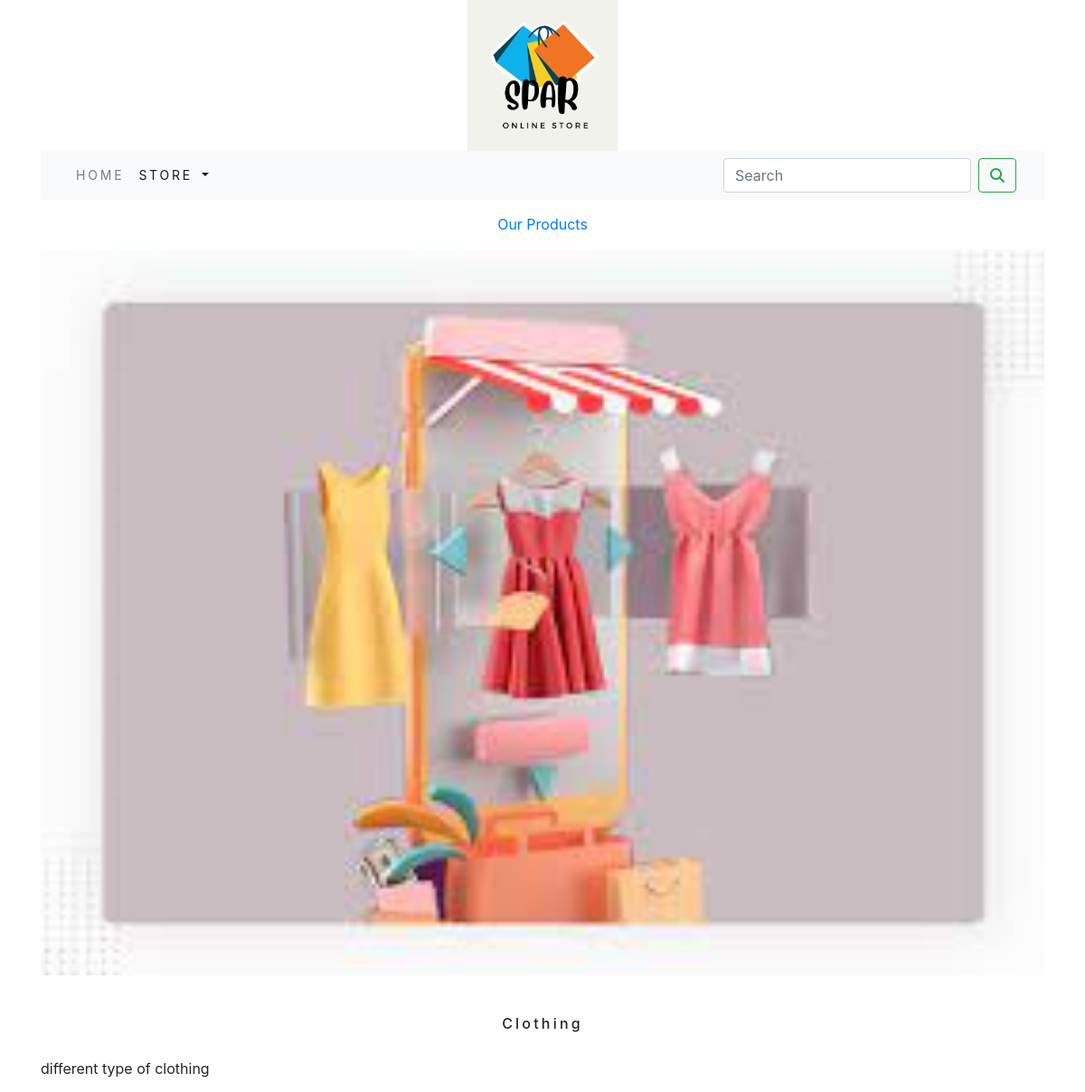
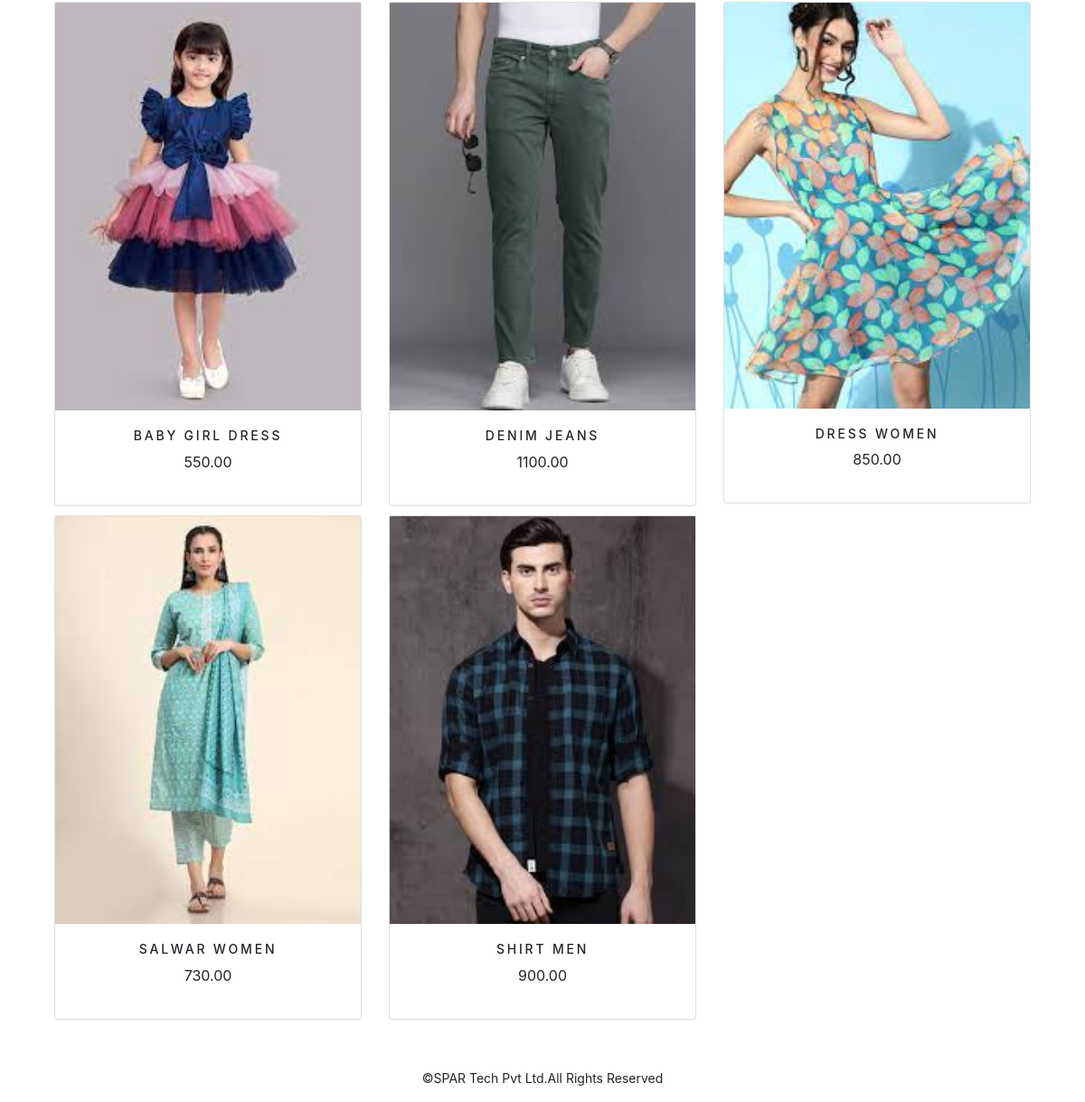
The page /shop/clothing/ on the database its author committed (2 pictures, top to bottom).
### shop/models.py (models this page shows, shortened)
class Category(models.Model):
    name=models.CharField(max_length=250,unique=True)
    slug=models.SlugField(max_length=250,unique=True)
    description=models.TextField(blank=True)
    image=models.ImageField(upload_to='category',blank=True)
    class Meta:
        ordering=('name',)
        verbose_name='category'
        verbose_name_plural='categories'
    def get_url(self):
        return reverse('shop:products_by_category',args=[self.slug,])

class Product(models.Model):
        name = models.CharField(max_length=250, unique=True)
        slug = models.SlugField(max_length=250, unique=True)
        description = models.TextField(blank=True)
        price=models.DecimalField(max_digits=10,decimal_places=2)
        category=models.ForeignKey(Category,on_delete=models.CASCADE)
        image = models.ImageField(upload_to='products', blank=True)
        stock=models.IntegerField()
        available=models.BooleanField(default=True)
        created=models.DateTimeField(auto_now_add=True)
        updated=models.DateTimeField(auto_now=True)
        def get_url(self):
            return reverse('shop:proCatdetail',args=[self.category.slug,self.slug])
        class Meta:
            ordering = ('name',)
            verbose_name = 'product'
            verbose_name_plural = 'products'

### shop/views.py (the view)
# urls.py: path('', views.allProdCat, name='allProdCat'),
def allProdCat(request,c_slug=None):
    c_page=None
    products_list=None
    if c_slug!=None:
        c_page=get_object_or_404(Category,slug=c_slug)
        products_list=Product.objects.all().filter(category=c_page,available=True)
    else:
        products_list = Product.objects.all().filter(available=True)
    paginator=Paginator(products_list,6)
    try:
        page=int(request.GET.get('page','1'))
    except:
        1
    try:
        products=paginator.page(page)
    except (EmptyPage,InvalidPage):
        products=paginator.page(paginator.num_pages)
    return render(request,"category.html",{'category':c_page,'products':products})

### cart/context_processors.py (called while the page is built)
def counter(request):
    item_count=0
    if 'admin' in request.path:
        return {}
    else:
        try:
            cart=Cart.objects.filter(_cart_id=_cart_id(request))
            cart_items=CartItem.objects.all().filter(cart=cart[:1])
            for cart_item in cart_items:
                item_count += cart_item.quantity
        except Cart.DoesNotExist:
            item_count =0
    return dict(item_count=item_count)

### cart/views.py (called while the page is built)
def _cart_id(request):
    cart = request.session.session_key
    if not cart:
        cart = request.session.create()
    return cart

### shop/context_processors.py (called while the page is built)
def menu_links(request):
    links=Category.objects.all()
    return dict(links=links)

### templates/category.html (shortened to what this page needs)
{% extends 'base.html' %}
{% load static %}
{% block content %}
  {% if category %}
   <div>
    <div class="row my_row_class">
        <div class="mx-auto">
                <p><a href="{% url 'shop:allProdCat' %}">Our Products</a></p>
    </div>
</div>
{% endif %}
<div class="mx_auto">
    {% if category %}
    <img class="my_image" src="{{category.image.url}}" alt="{{category.name}}">
</div>
<br>
<div>
     <h1 class="text-center my_title">{{category.name}}</h1>
     <p class="text-justify">{{category.description}}</p>
</div>
   {% endif %}
<div class="container">
    <div class="row mx_auto">
    {% for product in products.object_list %}
    <div class="my_bottom_margin col-9 col-sm-12  col-md-4 xol-lg-4">
        <div class="card text-center" style="min-width:18rem;">
            <a href="{{product.get_url}}"><img class="card_img-top my_image" src="{{product.image.url}}" alt="{{product.name}}"></a>
            <div class="card-body">
                <h4>{{product.name}}</h4>
                <p>{{product.price}}</p>
            </div>
        </div>
    </div>
    {% endfor %}
</div>
    <br>
</div>
</div>
{% endblock %}

### static/css/custom.css (style rules this page uses)
body { font-family: 'Roboto', sans-serif; }
.my_row_class { padding-top :15px; }
.my_image { width:100%; height:auto; }
.my_title { font-size:16px; text_transform:uppercase; letter-spacing:.2em; padding:20px; }
.my_bottom_margin { margin-bottom:10px; }
.card-body h4 { font-size:14px; text-transform:uppercase; letter-spacing:.2em; }

### rows shown on the page
Category: image (picture), name "Clothing", description "different type of clothing"
Product: image (picture), name "BABY GIRL DRESS", price "550.00"
Product: image (picture), name "DENIM JEANS", price "1100.00"
Product: image (picture), name "DRESS WOMEN", price "850.00"
Product: image (picture), name "SALWAR WOMEN", price "730.00"
Product: image (picture), name "SHIRT MEN", price "900.00"
